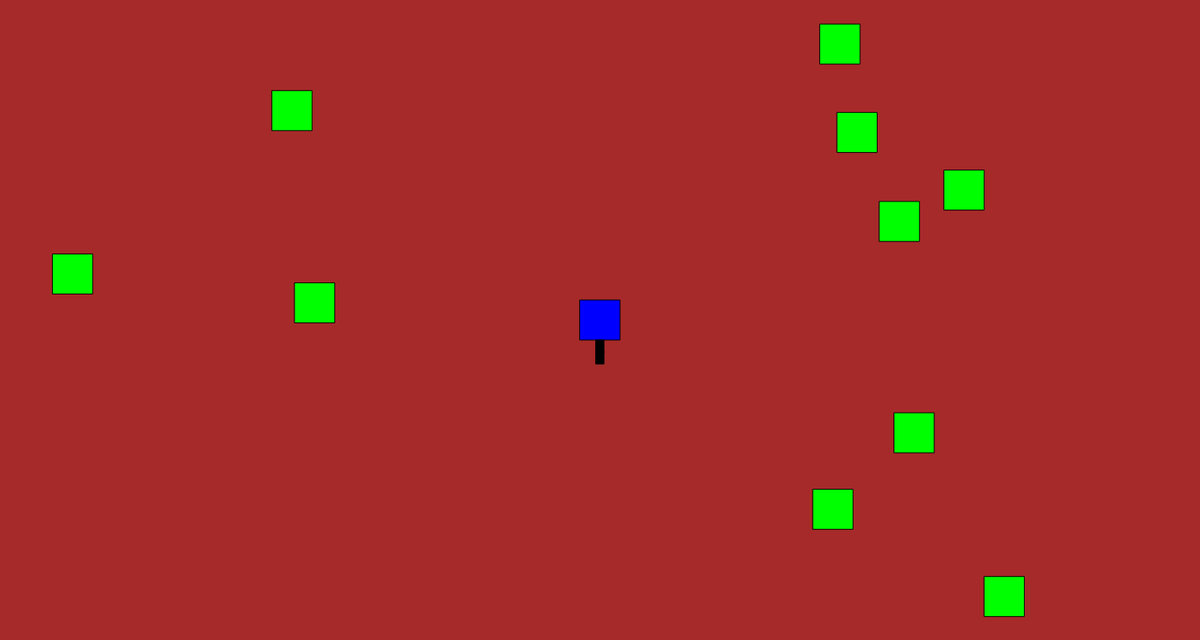
Frame 1 (no input)
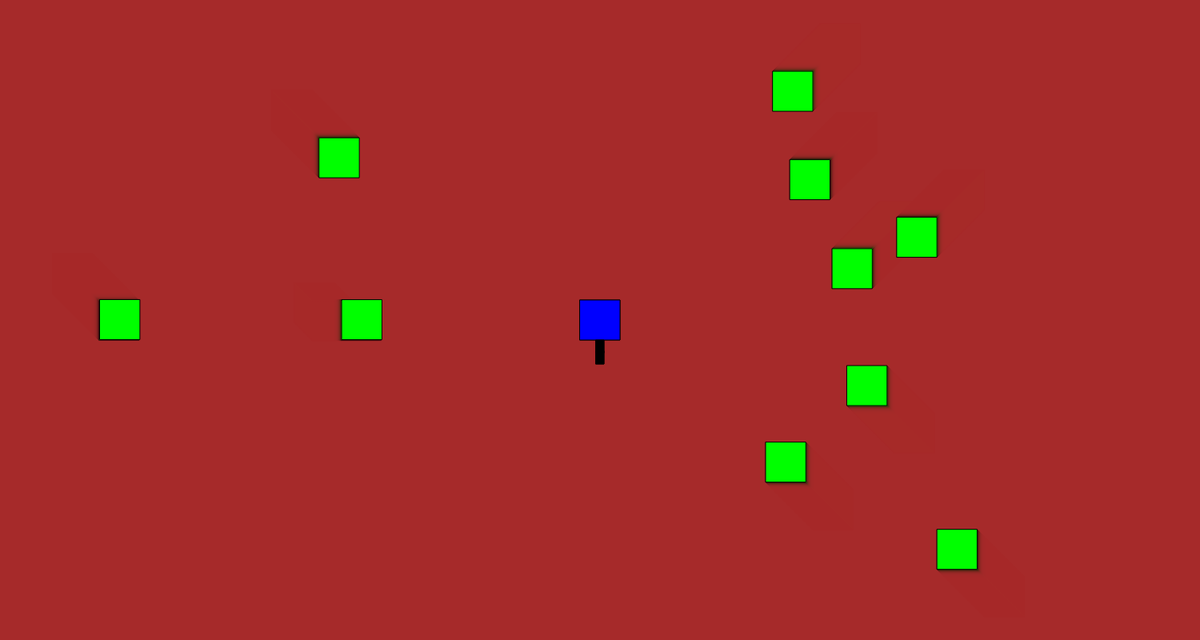
Frame 60 (no input)
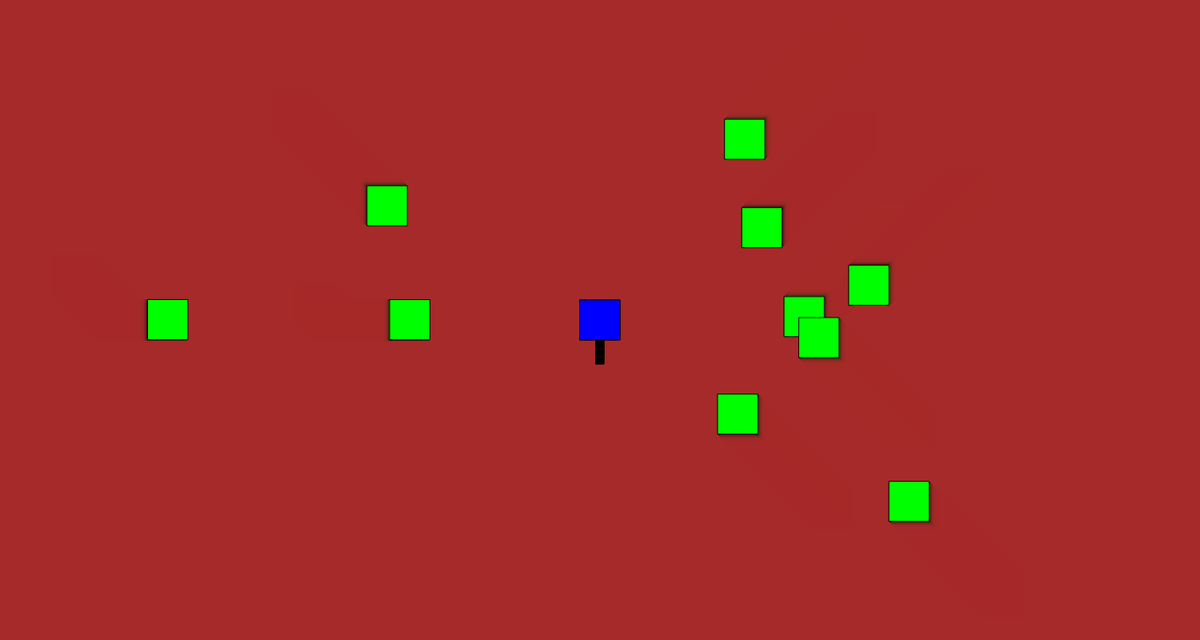
Frame 120 (the mouse pressed at the canvas centre since frame 60)

The p5.js sketch that drew these frames (run headless with seeded random() and noise() and a simulated clock; from frame 60 on, the mouse is pressed at the canvas centre):

// p5.js sketch
// ── sketch.js
let player; //main player 

let gun;
//let bullets = []; //array of bullets that gets updated if player uses them or reloads
let bullet;
let bulletShot = false;
//let ammoStatus; //displays length of bullets

let zombies = []; //array of existing zombies

function setup() {
    createCanvas(1500,800);
    background(165,42,42);
    rectMode(CENTER);

    player = new Player(750, 400, 10);
    bullet = new Bullet(player.xPos, player.yPos+30);
    
    gun = new Gun (bullet);
    //ammoStatus = bullets.length;

    for(let i = 0; i<10; i++) {
        let temp = new Zombie(random(1500), random(800), 1);
        zombies.push(temp);
    }
}

function draw() {
    background(165,42,42,100);

    fill(0,0,255);
    rect(player.xPos, player.yPos, 50, 50);
    player.move();
    
    if(bulletShot == true && !gun.shoot(mouseX,mouseY)){
        gun.shoot(mouseX,mouseY);
    }
    else if(bulletShot == true && gun.shoot(mouseX,mouseY)) {
        bulletShot = false;
    }
    else {
        gun.createBullets(player.xPos, player.yPos+40);
    }

    fill(0);
    rect(player.xPos, player.yPos+40, 10, 30); // gun (the Gun class doesn't affect this)

    fill(0,255,0);
    for(let i = 0; i<zombies.length; i++) {
        rect(zombies[i].xPos, zombies[i].yPos,50,50);
        zombies[i].follow(player.xPos, player.yPos);
    }

    // fill(255);
    // textSize(30);
    // text("Ammo: " + ammoStatus, 1350, 50);
}

function mouseClicked() {
    bulletShot = true;
}
// ── bullet.js
class Bullet {
    constructor (x, y, speed) {
        this.xPos = x;
        this.yPos = y;
        this.speedValue = speed;
    }
}
// ── gun.js
/*
    This class controls the bullets. The object that follows the player is not controlled by this class
    
    createBullets() - creates bullets in the array passed to the class using rect()
    shoot()  - follows the x,y coords given to it (in this case the mouseX and mouseY)
*/

class Gun {
    constructor(bullet) {
        this.bullet = bullet;
    }
    
    createBullets(x,y) {
        fill(255,255,0);
        ellipse(x, y, 10);
    }

    shoot(x, y) {
        if(this.bullet.xPos<x){
            this.bullet.xPos += this.bullet.speedValue;
        }
        else if(this.bullet.xPos>x) {
            this.bullet.xPos -= this.bullet.speedValue;
        }

        if(this.bullet.yPos<y){
            this.bullet.yPos += this.bullet.speedValue;
        }
        else if(this.bullet.yPos>y) {
            this.bullet.yPos -= this.bullet.speedValue;
        }

        if(this.bullet.xPos == x && this.bullet.yPos == y) {
            return true;
        }
    }
}
// ── player.js
/*
    class used to control one player
*/

class Player {
    constructor(x, y, speed){
        this.xPos = x;
        this.yPos = y;
        this.speedValue = speed;
    }

    move() {
        if (keyIsDown(65)) {
            this.xPos -= this.speedValue;
        }
    
        if(keyIsDown(68)) {
            this.xPos += this.speedValue;
        }
    
        if(keyIsDown(87)) {
            this.yPos -= this.speedValue;
        }
    
        if(keyIsDown(83)) {
            this.yPos += this.speedValue;
        }

        if(this.xPos>=1500) {
            this.xPos = 0;
        }
        else if(this.xPos<=0) {
            this.xPos = 1500;
        }

        if(this.yPos>=800) {
            this.yPos = 0;
        }
        else if(this.yPos<=0) {
            this.yPos = 800;
        }
    }
}

// ── zombie.js
class Zombie {
    constructor(x, y, speed){
        this.xPos = x;
        this.yPos = y;
        this.speedValue = speed;
    }

    follow(x, y) {
        if(this.xPos<x){
            this.xPos += this.speedValue;
        }
        else if(this.xPos>x) {
            this.xPos -= this.speedValue;
        }

        if(this.yPos<y){
            this.yPos += this.speedValue;
        }
        else if(this.yPos>y) {
            this.yPos -= this.speedValue;
        }
    }
}
